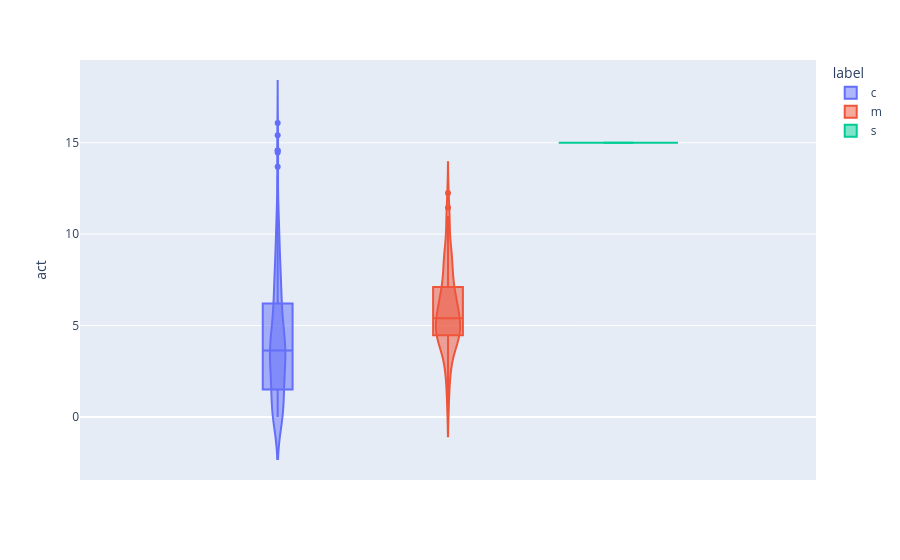

Notebook cell for this chart:
### Code cell
print(asidf.group_by("label").agg([pl.col("act").mean().alias("mean_act"), pl.col("act").count().alias("count")]))
px.violin(asidf, y="act", color="label", box=True)

### Figure 1 — Plotly figure (JSON) as saved in the notebook; plotly's stock layout.template omitted (floating-point values rounded to 4 significant figures; data arrays with more than 128 entries replaced by an {"elided": "..."} marker saying what was removed)
{"data": [{"alignmentgroup": "True", "box": {"visible": true}, "hovertemplate": "label=c<br>act=%{y}<extra></extra>", "legendgroup": "c", "marker": {"color": "#636efa"}, "name": "c", "offsetgroup": "c", "orientation": "v", "scalegroup": "True", "showlegend": true, "type": "violin", "x0": " ", "xaxis": "x", "y": {"elided": "272 float values"}, "y0": " ", "yaxis": "y"}, {"alignmentgroup": "True", "box": {"visible": true}, "hovertemplate": "label=m<br>act=%{y}<extra></extra>", "legendgroup": "m", "marker": {"color": "#EF553B"}, "name": "m", "offsetgroup": "m", "orientation": "v", "scalegroup": "True", "showlegend": true, "type": "violin", "x0": " ", "xaxis": "x", "y": [8.641, 4.804, 4.311, 5.05, 6.284, 6.731, 6.399, 4.324, 3.879, 5.092, 8.349, 7.372, 5.864, 4.468, 4.972, 1.932, 7.079, 0.619, 6.753, 8.837, 5.776, 3.574, 5.308, 3.937, 8.0, 6.505, 2.386, 6.746, 8.8, 3.5, 8.949, 10.7, 8.746, 4.795, 4.962, 4.316, 4.242, 6.232, 7.181, 4.92, 4.768, 4.951, 4.863, 4.027, 2.381, 6.22, 4.06, 5.452, 7.378, 4.463, 4.696, 3.402, 10.23, 3.168, 4.5, 5.481, 8.333, 9.312, 7.582, 7.956, 6.64, 7.492, 0.7111, 6.295, 5.631, 3.447, 3.901, 4.489, 4.833, 5.321, 5.007, 5.109, 4.817, 5.994, 4.434, 8.5, 11.45, 2.755, 6.255, 12.26, 9.106, 6.245, 4.479, 5.742, 5.713, 10.99, 5.4, 1.958, 10.67, 6.383, 5.911, 4.897, 4.738], "y0": " ", "yaxis": "y"}, {"alignmentgroup": "True", "box": {"visible": true}, "hovertemplate": "label=s<br>act=%{y}<extra></extra>", "legendgroup": "s", "marker": {"color": "#00cc96"}, "name": "s", "offsetgroup": "s", "orientation": "v", "scalegroup": "True", "showlegend": true, "type": "violin", "x0": " ", "xaxis": "x", "y": [15.0], "y0": " ", "yaxis": "y"}], "layout": {"legend": {"title": {"text": "label"}, "tracegroupgap": 0}, "margin": {"t": 60}, "violinmode": "group", "xaxis": {"anchor": "y", "domain": [0, 1]}, "yaxis": {"anchor": "x", "domain": [0, 1], "title": {"text": "act"}}}}
